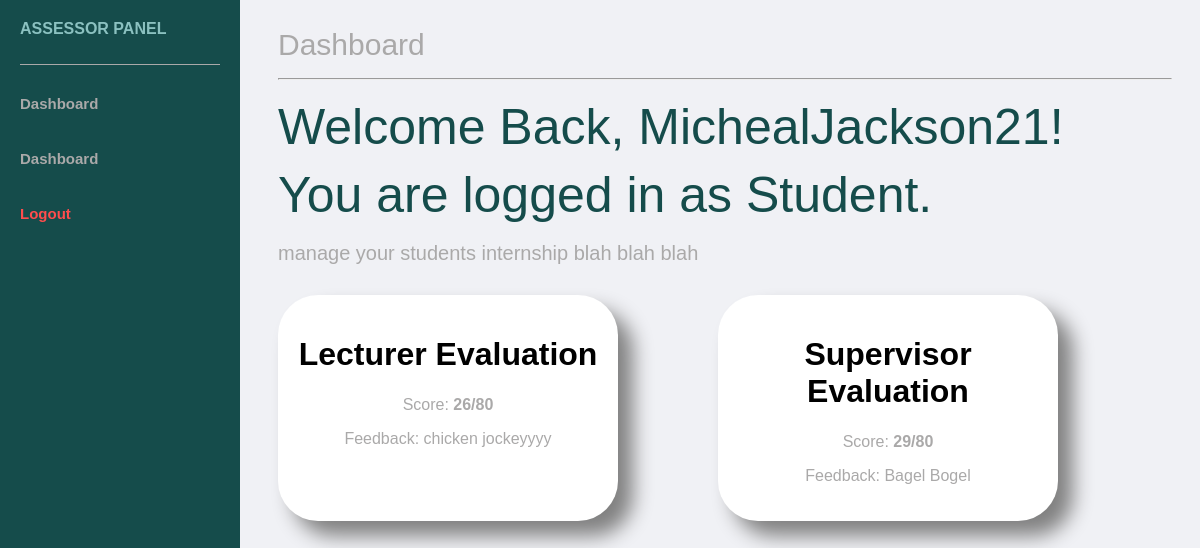
/StudentDashboard.php (signed in), run on the app's committed database.
### tables this page shows
CREATE TABLE `assessmentrecords` (
  `AssessmentCode` int(11) NOT NULL,
  `StudentID` int(11) NOT NULL,
  `AssesorType` enum('Lecturer','Supervisor') NOT NULL,
  `Feedback` varchar(300) DEFAULT NULL,
  `understand_project` float DEFAULT NULL,
  `health_and_safety` float DEFAULT NULL,
  `connectivity` float DEFAULT NULL,
  `presentation` float DEFAULT NULL,
  `clarity` float DEFAULT NULL,
  `activities` float DEFAULT NULL,
  `project_management` float DEFAULT NULL,
  `time_management` float DEFAULT NULL,
  `Internship_Score` int(11) DEFAULT NULL
);

### ExecutePStatement.php (called while the page is built, shortened)
<?php
function executePreparedStatement($sql, $params) {
    global $conn;
    $stmt = $conn->prepare($sql);
    if (!empty($params)) {
        $stmt->bind_param(str_repeat('s', count($params)), ...$params);
    }
    if (stripos($sql, "SELECT") === 0) {
        $stmt->execute();
        $result = $stmt->get_result();
    } else {
        $result = $stmt->execute();
    }
    return $result;
}
?>

### StudentDashboard.php (the view, shortened to what this page needs)
<?php
include 'Connection.php';
include 'ExecutePStatement.php';
$sqlLect = "SELECT * FROM assessmentrecords WHERE StudentID = ? AND AssesorType = 'Lecturer'";
$SeeResultsLect = executePreparedStatement($sqlLect, [$_SESSION['user_id']]);
$lectGrade = $SeeResultsLect->fetch_assoc();
$sqlSuper = "SELECT * FROM assessmentrecords WHERE StudentID = ? AND AssesorType = 'Supervisor'";
$SeeResultsSuper = executePreparedStatement($sqlSuper, [$_SESSION['user_id']]);
$superGrade = $SeeResultsSuper->fetch_assoc();
$current_user = $_SESSION['username'];
$role = $_SESSION['user_role'];
?>
<!DOCTYPE html>
<html lang="en">
<head>
    <link rel="stylesheet" href="CssFiles/AssessorDashBoard.css">
</head>
<body>
     <nav>
        <p>ASSESSOR PANEL</p>
        <hr>
        <a href="#">Dashboard</a><br>
        <a href="Dashboard.php">Dashboard</a><br>
        <a href="Logout.php" style="color: #ff4d4d; font-weight: bold;" onclick="return confirm('Are you sure you want to logout?')">Logout</a>
    </nav>
    <div class = "main">
        <div id="title">Dashboard</div>
        <hr>
        <header>Welcome Back, <?php echo $current_user. "!" ?> </header>
        <header>You are logged in as <?php echo $role; ?>.</header>
        <br>
        <div id="subtitle">manage your students internship blah blah blah</div>
        <div class="container">
            <div class="box">
                <h1>Lecturer Evaluation</h1>
                <?php if ($lectGrade): ?>
                    <p>Score: <strong><?php echo $lectGrade['Internship_Score']; ?>/80</strong></p>
                    <p>Feedback: <?php echo $lectGrade['Feedback']; ?></p>
                <?php else: ?>
                    <p>Pending lecturer evaluation.</p>
                <?php endif; ?>
            </div>
            <div class="box">
                <h1>Supervisor Evaluation</h1>
                <?php if ($superGrade): ?>
                    <p>Score: <strong><?php echo $superGrade['Internship_Score']; ?>/80</strong></p>
                    <p>Feedback: <?php echo $superGrade['Feedback']; ?></p>
                <?php else: ?>
                    <p>Pending supervisor evaluation.</p>
                <?php endif; ?>
            </div>
        </div>
    </div>
</body>
</html>

### CssFiles/AssessorDashBoard.css (style rules this page uses)
body { font-family: "Bricolage Grotesque", sans-serif; padding: 20px; }
body { background-color: #f0f1f5 ; }
nav { height: 100%; width:200px; position: fixed; top:0; left:0; background-color: #154c4b; overflow-x: hidden; padding:20px; }
nav p { font-weight: bold; color: #8bc1c0 ; padding-bottom: 10px; margin-top: 0; }
nav hr { margin-bottom: 30px; border: 0; border-top: 1px solid #aaa9a9; margin-left: 0; }
nav a { text-decoration: none; font-size: 15px; color: #aaa9a9; display: block; transition: 0.3s; align-items: left; font-weight:bold; margin-bottom:20px }
.main { margin-left:250px; }
.main hr { color:#aaa9a9; }
#title { color: #aaa9a9; font-size:30px; padding-bottom:8px; }
header { font-size:50px; color:#154c4b; padding-top:10px; }
#subtitle { color: #aaa9a9; font-size: 20px; }
.container { display:flex; }
.box { background-color: white; box-shadow: black; text-align: center; margin-top:30px; margin-right:100px; width:300px; padding:20px 20px 20px; border-radius: 40px; box-shadow: 15px 15px 20px grey; transition: 0.3s ease; }
.box h1 { padding-bottom: 1px; }
.box p { color:#aaa9a9; }

### data on the page
assessmentrecords: Internship_Score "26", Feedback "chicken jockeyyyy"
assessmentrecords: Internship_Score "29", Feedback "Bagel Bogel"

### other printed values
$current_user "MichealJackson21"
$role "Student"
